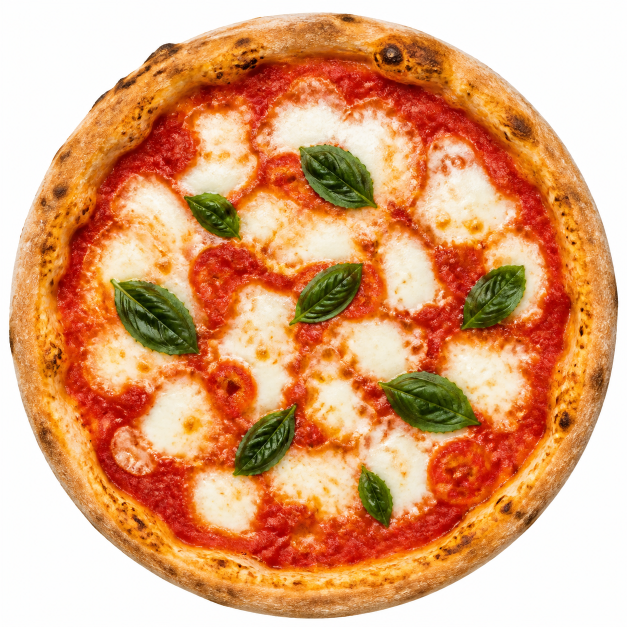
#> input picture assets/dishes/_raw/margherita.png, 1254 x 1254 px (shown at 1/2 size)
$ python prepare_dish_image.py ../assets/dishes/_raw/margherita.png --output out.png
#> lines starting #> are read from the running program, lines starting #| are printed output that depends on the picture; after the words box and inside, x2 and y2 are one past the last pixel; in counts of white or black regions, pixels touching at a corner belong together
#> in main, bgr is the input picture: shape (1254, 1254, 3); mean B, G, R 119.7, 162.6, 222.1
"""
prepare_dish_image.py
料理写真を「実寸投影用の素材」に整える。白背景を透過にし、料理の外接矩形で切り詰め、
正方形に整えて保存する。

このアプリは **画像の幅 = menu.json の food_diameter_mm** として投影する。つまり
料理のまわりに余白が残っていると、その分だけ料理が小さく投影される。目視では
気づきにくく、実寸の主張が静かに崩れるので、切り詰めは必ずこのスクリプトで行う。

実行:
    uv run python src/prepare_dish_image.py assets/dishes/_raw/margherita.png \
        -o assets/dishes/pizza_margherita.png

    # 背景が白でない/抜けが甘いとき
    uv run python src/prepare_dish_image.py in.png -o out.png --threshold 18 --feather 3

    # 抜き結果の確認用（アルファをチェッカーボードに重ねた画像も出す）
    uv run python src/prepare_dish_image.py in.png -o out.png --contact-sheet check.png
"""
from __future__ import annotations

import argparse
from pathlib import Path

import cv2
import numpy as np


def background_mask(bgr: np.ndarray, threshold: int, corner_sample: int = 24) -> np.ndarray:
    """背景（四隅の色に近い領域）を 0、被写体を 255 とするマスクを返す。

    背景色は四隅から推定する。白決め打ちにすると、生成画像がわずかにグレーがかって
    いた場合に何も抜けない。
    """
#> called with threshold = 24, corner_sample = 24
    h, w = bgr.shape[:2]
#> h = 1254; w = 1254
    s = corner_sample
    corners = np.concatenate([
        bgr[:s, :s].reshape(-1, 3), bgr[:s, -s:].reshape(-1, 3),
        bgr[-s:, :s].reshape(-1, 3), bgr[-s:, -s:].reshape(-1, 3),
    ], axis=0)
#> corners = 2304 rows, first 8: [253, 254, 254], [254, 254, 254], [253, 253, 253], [253, 253, 252], [253, 253, 252], [253, 254, 252], [253, 254, 253], [254, 253, 253]
    bg = np.median(corners, axis=0)
#> bg = [253, 254, 254]

    dist = np.linalg.norm(bgr.astype(np.float32) - bg[None, None, :], axis=2)
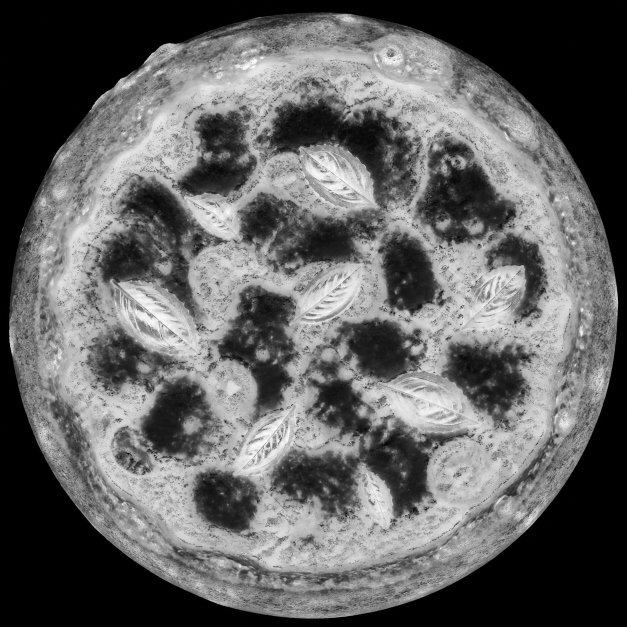
#> dist: shape (1254, 1254) float64 (shown at 1/2 size); min 0, max 435.3, mean 168.2; drawn with min black and max white
    mask = (dist > float(threshold)).astype(np.uint8) * 255
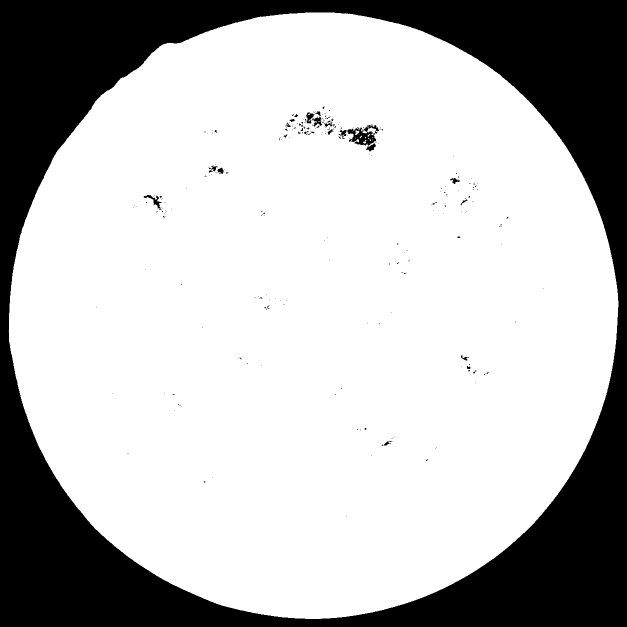
#> mask: shape (1254, 1254) (shown at 1/2 size); 73.4% white; 268 black regions (244 under 20 px), largest, box (x1, y1, x2, y2) and area: (0, 0, 1254, 1254) 413748, (695, 249, 758, 291) 1281, (287, 390, 323, 417) 272

    # 小さな穴とゴミを埋める。バジルの葉の隙間などを拾いすぎないよう控えめに。
    kernel = cv2.getStructuringElement(cv2.MORPH_ELLIPSE, (5, 5))
    mask = cv2.morphologyEx(mask, cv2.MORPH_CLOSE, kernel, iterations=2)
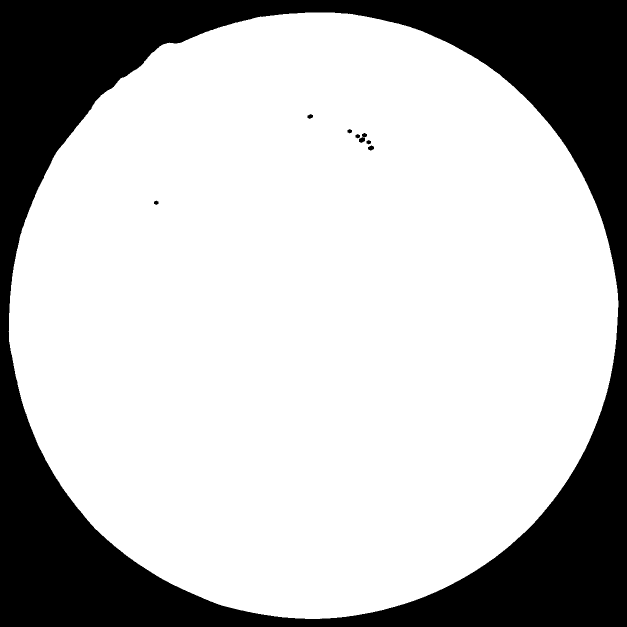
#> mask: shape (1254, 1254) (shown at 1/2 size); 73.7% white; 8 black regions, largest, box (x1, y1, x2, y2) and area: (0, 0, 1254, 1254) 413745, (718, 266, 734, 286) 166, (736, 291, 748, 301) 87
    mask = cv2.morphologyEx(mask, cv2.MORPH_OPEN, kernel, iterations=1)
#> mask: shape (1254, 1254); 73.7% white; 8 black regions (1 under 20 px), largest, box (x1, y1, x2, y2) and area: (0, 0, 1254, 1254) 413746, (711, 266, 734, 286) 260, (736, 291, 748, 301) 87
    return mask


def largest_component(mask: np.ndarray) -> np.ndarray:
    """最大の連結成分だけを残す。背景のノイズや落ち影を切り落とすため。"""
    num, labels, stats, _ = cv2.connectedComponentsWithStats((mask > 0).astype(np.uint8), 8)
#> num = 2; stats = [[0, 0, 1254, 1254, 414339], [18, 25, 1219, 1213, 1158177]]
    if num <= 1:
        raise SystemExit("[prepare_dish_image] 被写体を検出できませんでした。--threshold を下げてください。")
    biggest = 1 + int(np.argmax(stats[1:, cv2.CC_STAT_AREA]))
#> biggest = 1
    out = np.zeros_like(mask)
    out[labels == biggest] = 255
    # 内側の穴（トッピングの隙間から背景色が覗く箇所）を塗りつぶす
    contours, _ = cv2.findContours(out, cv2.RETR_EXTERNAL, cv2.CHAIN_APPROX_SIMPLE)
    cv2.drawContours(out, contours, -1, 255, cv2.FILLED)
    return out


def prepare(bgr: np.ndarray, threshold: int, feather: int, size: int) -> tuple:
    mask = largest_component(background_mask(bgr, threshold))
#> mask: shape (1254, 1254); 73.7% white; 1 black region, box (x1, y1, x2, y2) and area: (0, 0, 1254, 1254) 413746

    xs = np.where(mask.max(axis=0) > 0)[0]
#> xs = 1219 values from 18 to 1236
    ys = np.where(mask.max(axis=1) > 0)[0]
#> ys = 1213 values from 25 to 1237
    x0, x1 = int(xs[0]), int(xs[-1]) + 1
#> x0 = 18; x1 = 1237
    y0, y1 = int(ys[0]), int(ys[-1]) + 1
#> y0 = 25; y1 = 1238
    crop_bgr, crop_mask = bgr[y0:y1, x0:x1], mask[y0:y1, x0:x1]
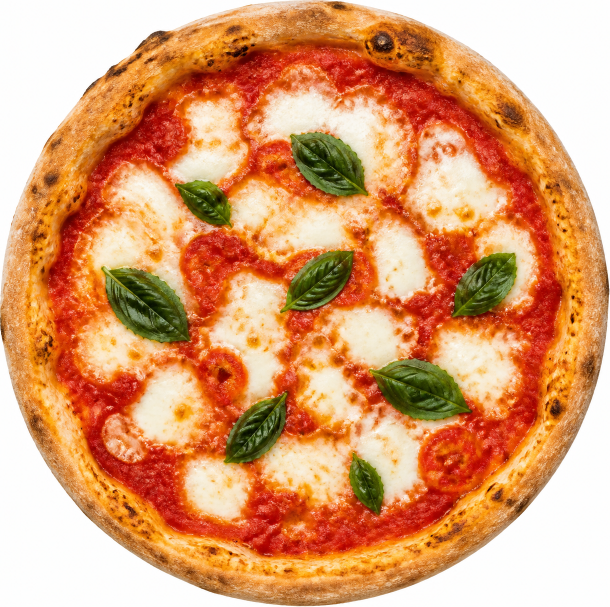
#> crop_bgr: shape (1213, 1219, 3) (shown at 1/2 size); mean B, G, R 111.2, 156.8, 220.1
#> crop_mask: shape (1213, 1219); 78.4% white; 5 black regions (1 under 20 px), largest, box (x1, y1, x2, y2) and area: (625, 590, 1219, 1213) 82175, (652, 0, 1219, 576) 79509, (0, 659, 592, 1213) 79205, (0, 0, 592, 601) 78987
    ch, cw = crop_mask.shape[:2]
#> ch = 1213; cw = 1219

    # 正方形に詰める。料理は丸いので外接矩形はほぼ正方形になるが、わずかな差を
    # 中央寄せで吸収する。ここで比率を変えると実寸がゆがむので、拡縮ではなく余白で合わせる。
    side = max(cw, ch)
#> side = 1219
    square_bgr = np.zeros((side, side, 3), dtype=np.uint8)
    square_mask = np.zeros((side, side), dtype=np.uint8)
    ox, oy = (side - cw) // 2, (side - ch) // 2
#> ox = 0; oy = 3
    square_bgr[oy:oy + ch, ox:ox + cw] = crop_bgr
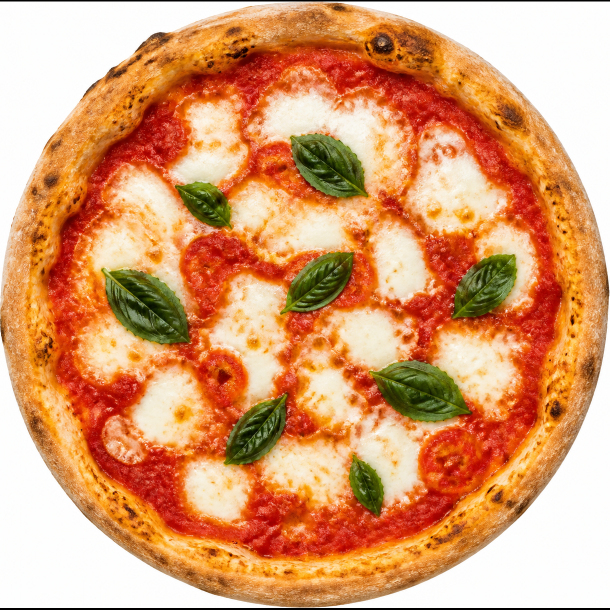
#> square_bgr: shape (1219, 1219, 3) (shown at 1/2 size); mean B, G, R 110.7, 156, 219
    square_mask[oy:oy + ch, ox:ox + cw] = crop_mask
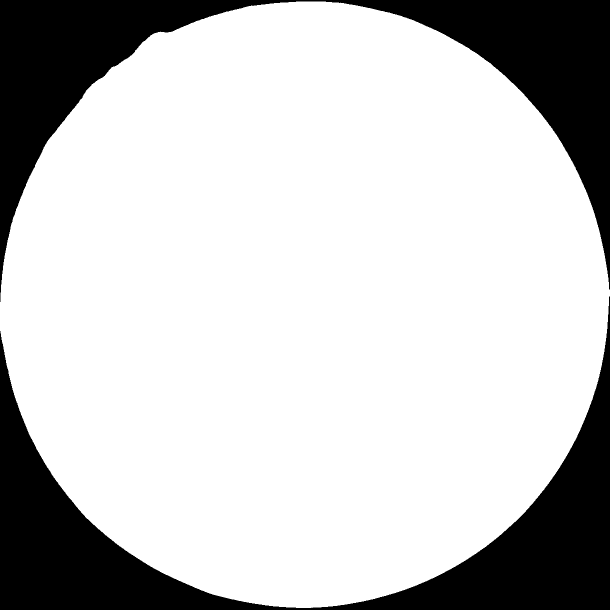
#> square_mask: shape (1219, 1219) (shown at 1/2 size); 78% white; 2 black regions, box (x1, y1, x2, y2) and area: (0, 593, 1219, 1219) 165038, (0, 0, 1219, 604) 162153

    if feather > 0:
        k = feather * 2 + 1
        square_mask = cv2.GaussianBlur(square_mask, (k, k), 0)

    bgra = np.dstack([square_bgr, square_mask])
    if size > 0 and side != size:
        bgra = cv2.resize(bgra, (size, size), interpolation=cv2.INTER_AREA)
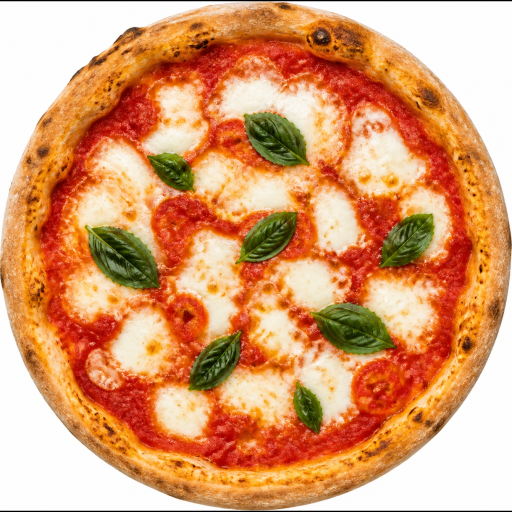
#> bgra: shape (1024, 1024, 4) (shown at 1/2 size); mean B, G, R, A 110.7, 156, 219, 198.9

    info = {
        "source_size": (bgr.shape[1], bgr.shape[0]),
        "bbox": (x0, y0, x1, y1),
        "bbox_size": (cw, ch),
        "aspect": cw / ch,
        "output_size": bgra.shape[1],
    }
#> info = {'source_size': (1254, 1254), 'bbox': (18, 25, 1237, 1238), 'bbox_size': (1219, 1213), 'aspect': 1, 'output_size': 1024}
    return bgra, info


def contact_sheet(bgra: np.ndarray, tile: int = 32) -> np.ndarray:
    """アルファの抜け具合を目視するため、チェッカーボードに重ねた画像を作る。"""
    h, w = bgra.shape[:2]
    yy, xx = np.mgrid[0:h, 0:w]
    board = np.where(((yy // tile) + (xx // tile)) % 2 == 0, 200, 120).astype(np.uint8)
    board = np.dstack([board] * 3)
    a = bgra[:, :, 3:4].astype(np.float32) / 255.0
    return np.clip(bgra[:, :, :3].astype(np.float32) * a
                   + board.astype(np.float32) * (1.0 - a), 0, 255).astype(np.uint8)


def main() -> int:
    p = argparse.ArgumentParser(description="料理写真を実寸投影用の透過素材に整える")
    p.add_argument("input")
    p.add_argument("-o", "--output", required=True)
    p.add_argument("--threshold", type=int, default=24,
                   help="背景とみなす色距離のしきい値（大きいほど抜けにくい）")
    p.add_argument("--feather", type=int, default=2, help="輪郭のぼかし量(px)")
    p.add_argument("--size", type=int, default=1024, help="出力の一辺(px)。0 で原寸のまま")
    p.add_argument("--contact-sheet", default=None, help="抜き確認用の合成画像も書き出す")
    args = p.parse_args()

    bgr = cv2.imread(args.input, cv2.IMREAD_COLOR)
    if bgr is None:
        raise SystemExit(f"[prepare_dish_image] 読み込めません: {args.input}")

    bgra, info = prepare(bgr, args.threshold, args.feather, args.size)

    out = Path(args.output)
    out.parent.mkdir(parents=True, exist_ok=True)
    cv2.imwrite(str(out), bgra)

    cw, ch = info["bbox_size"]
#> cw = 1219; ch = 1213
    print(f"[prepare_dish_image] {args.input} -> {out}")
    print(f"[prepare_dish_image] 元画像 {info['source_size'][0]}x{info['source_size'][1]} / "
          f"料理の外接矩形 {cw}x{ch} px (縦横比 {info['aspect']:.3f})")
#| [prepare_dish_image] 元画像 1254x1254 / 料理の外接矩形 1219x1213 px (縦横比 1.005)
    print(f"[prepare_dish_image] 出力 {info['output_size']}x{info['output_size']} px（余白なし）")
#| [prepare_dish_image] 出力 1024x1024 px（余白なし）
    if abs(info["aspect"] - 1.0) > 0.06:
        print(f"[prepare_dish_image] 警告: 縦横比が 1.0 から離れています。真上から撮れていないか、"
              f"背景の抜けが不完全な可能性があります。")
    print(f"[prepare_dish_image] menu.json の food_diameter_mm には、"
          f"この料理の実際の直径(mm)を入れてください。")

    if args.contact_sheet:
        cv2.imwrite(args.contact_sheet, contact_sheet(bgra))
        print(f"[prepare_dish_image] 抜き確認用: {args.contact_sheet}")
    return 0


if __name__ == "__main__":
    raise SystemExit(main())
#> (the program exits here)

$ run again, with assets/dishes/_raw/pepperoni.png copied over assets/dishes/_raw/margherita.png
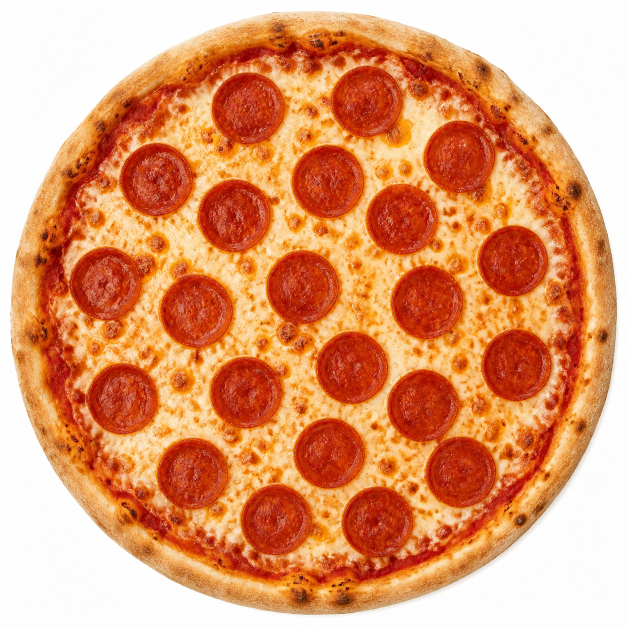
#> input picture assets/dishes/_raw/pepperoni.png, 1254 x 1254 px (shown at 1/2 size)
#> in main, bgr is the input picture: shape (1254, 1254, 3); mean B, G, R 108.5, 152.2, 225.3
#> corners = 2304 rows, first 8: [253, 253, 253], [254, 254, 253], [253, 253, 252], [253, 252, 252], [253, 253, 252], [254, 253, 252], [254, 254, 253], [253, 254, 253]
#> bg = [253, 253, 253]
#> in background_mask, `mask = (dist > float(threshold)).astype(np.uint8) * 255`:
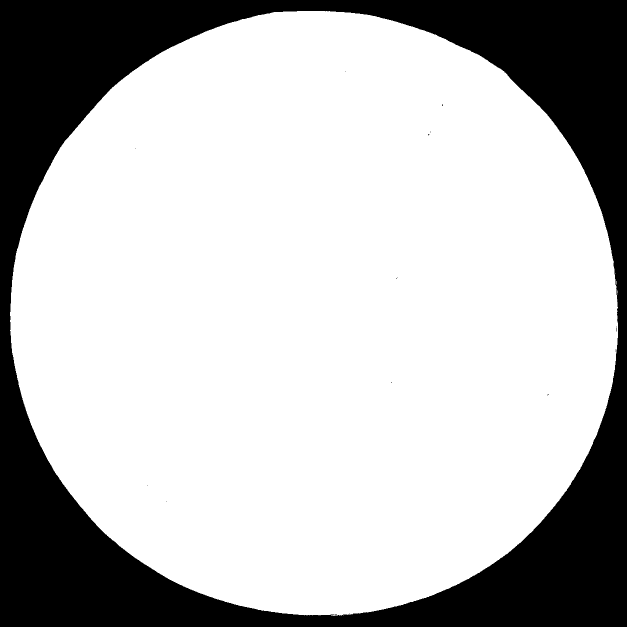
#> mask: shape (1254, 1254) (shown at 1/2 size); 73.9% white; 19 black regions (18 under 20 px), largest, box (x1, y1, x2, y2) and area: (0, 0, 1254, 1254) 410500
#> labels: shape (1254, 1254) int32; values 0 (black) and 1 (white), 73.9% white; 1 black region, box (x1, y1, x2, y2) and area: (0, 0, 1254, 1254) 410362
#> num = 2; stats = [[0, 0, 1254, 1254, 410362], [20, 22, 1216, 1210, 1162154]]
#> biggest = 1
#> xs = 1216 values from 20 to 1235
#> ys = 1210 values from 22 to 1231
#> x0 = 20; x1 = 1236
#> y0 = 22; y1 = 1232
#> crop_mask: shape (1210, 1216); 79% white; 15 black regions (10 under 20 px), largest, box (x1, y1, x2, y2) and area: (0, 0, 574, 602) 80126, (0, 622, 593, 1210) 79560, (640, 0, 1216, 577) 76214, (649, 654, 1216, 1210) 73217, (621, 1208, 647, 1210) 45
#> in prepare, `bgra = cv2.resize(bgra, (size, size), interpolation=cv2.INTER_AREA)`:
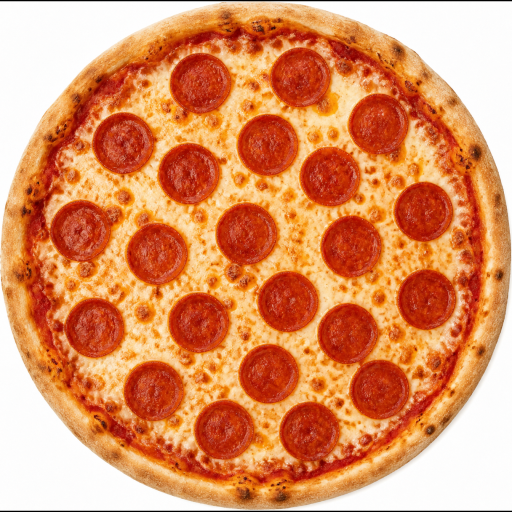
#> bgra: shape (1024, 1024, 4) (shown at 1/2 size); mean B, G, R, A 98.1, 144.5, 222.3, 200.4
#> in prepare, `info = { "source_size": (bgr.shape[1], bgr.shape[0]), "bbox": (x0, y0,..`: info = {'source_size': (1254, 1254), 'bbox': (20, 22, 1236, 1232), 'bbox_size': (1216, 1210), 'aspect': 1, 'output_size': 1024}
#> in main, `cw, ch = info["bbox_size"]`: cw = 1216; ch = 1210
#| [prepare_dish_image] 元画像 1254x1254 / 料理の外接矩形 1216x1210 px (縦横比 1.005)
#| [prepare_dish_image] 出力 1024x1024 px（余白なし）

$ run again, with assets/dishes/_raw/shoyu_ramen.png copied over assets/dishes/_raw/margherita.png
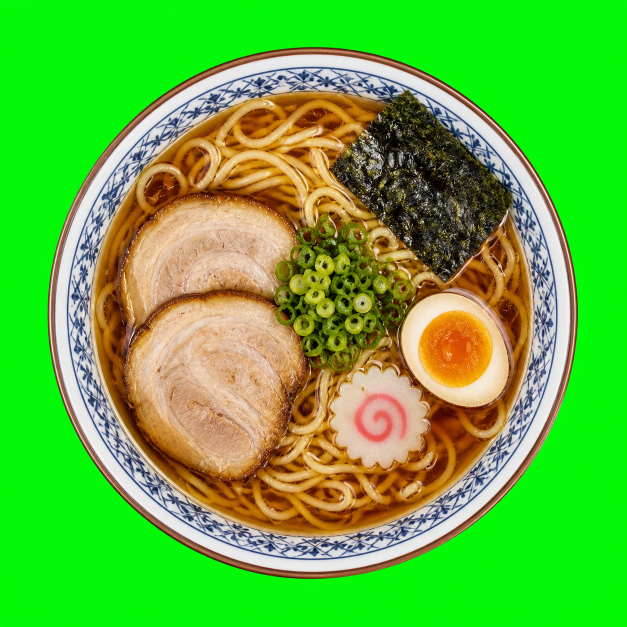
#> input picture assets/dishes/_raw/shoyu_ramen.png, 1254 x 1254 px (shown at 1/2 size)
#> in main, bgr is the input picture: shape (1254, 1254, 3); mean B, G, R 55.8, 183.7, 94.4
#> corners = 2304 rows, first 8: [17, 242, 17], [17, 246, 10], [12, 248, 7], [11, 249, 5], [10, 249, 4], [9, 249, 4], [8, 249, 4], [9, 249, 4]
#> bg = [7, 249, 2]
#> in background_mask, `mask = (dist > float(threshold)).astype(np.uint8) * 255`:
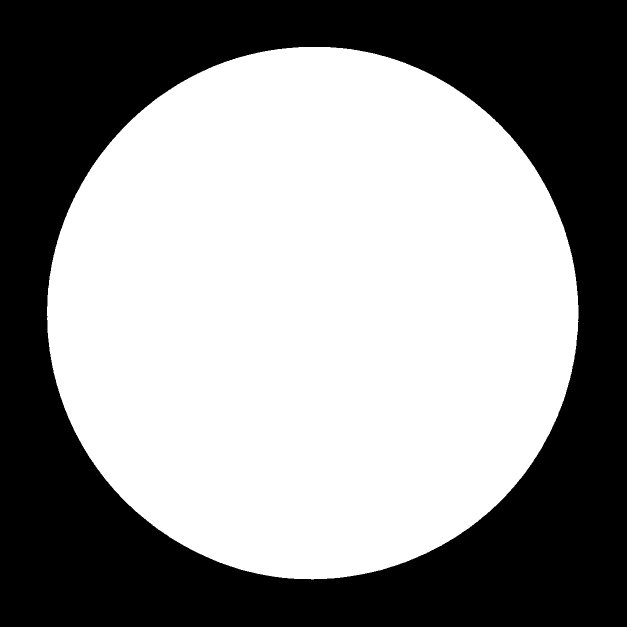
#> mask: shape (1254, 1254) (shown at 1/2 size); 56.4% white; 1 black region, box (x1, y1, x2, y2) and area: (0, 0, 1254, 1254) 685512
#> labels: shape (1254, 1254) int32; values 0 (black) and 1 (white), 56.4% white; 1 black region, box (x1, y1, x2, y2) and area: (0, 0, 1254, 1254) 685505
#> num = 2; stats = [[0, 0, 1254, 1254, 685505], [94, 94, 1063, 1065, 887011]]
#> biggest = 1
#> xs = 1063 values from 94 to 1156
#> ys = 1065 values from 94 to 1158
#> x0 = 94; x1 = 1157
#> y0 = 94; y1 = 1159
#> crop_mask: shape (1065, 1063); 78.4% white; 4 black regions, box (x1, y1, x2, y2) and area: (0, 0, 503, 519) 61568, (534, 550, 1063, 1065) 61445, (0, 546, 528, 1065) 61113, (567, 0, 1063, 516) 60958
#> in prepare, `bgra = cv2.resize(bgra, (size, size), interpolation=cv2.INTER_AREA)`:
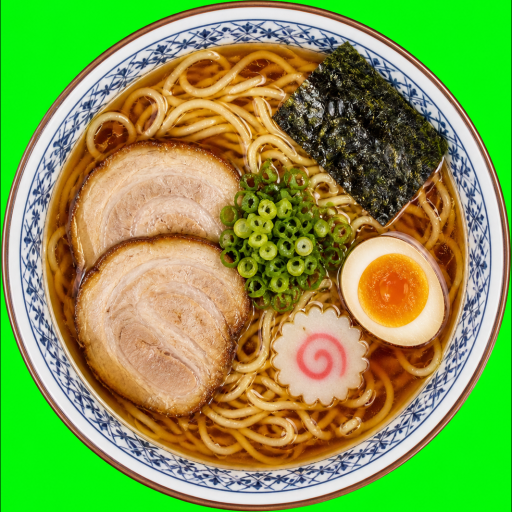
#> bgra: shape (1024, 1024, 4) (shown at 1/2 size); mean B, G, R, A 74.9, 158.2, 130.2, 199.4
#> in prepare, `info = { "source_size": (bgr.shape[1], bgr.shape[0]), "bbox": (x0, y0,..`: info = {'source_size': (1254, 1254), 'bbox': (94, 94, 1157, 1159), 'bbox_size': (1063, 1065), 'aspect': 0.998, 'output_size': 1024}
#> in main, `cw, ch = info["bbox_size"]`: cw = 1063; ch = 1065
#| [prepare_dish_image] 元画像 1254x1254 / 料理の外接矩形 1063x1065 px (縦横比 0.998)
#| [prepare_dish_image] 出力 1024x1024 px（余白なし）
